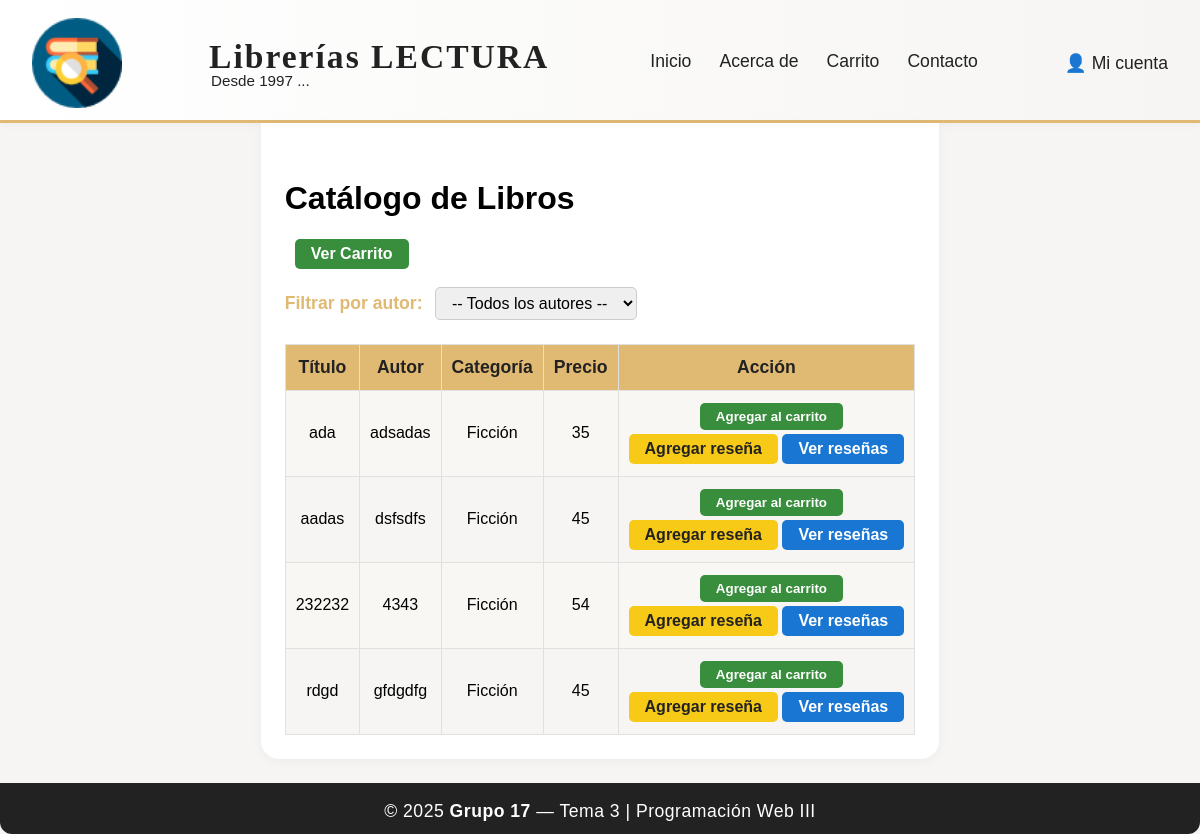
The page /catalogo/ on the database as committed earlier.
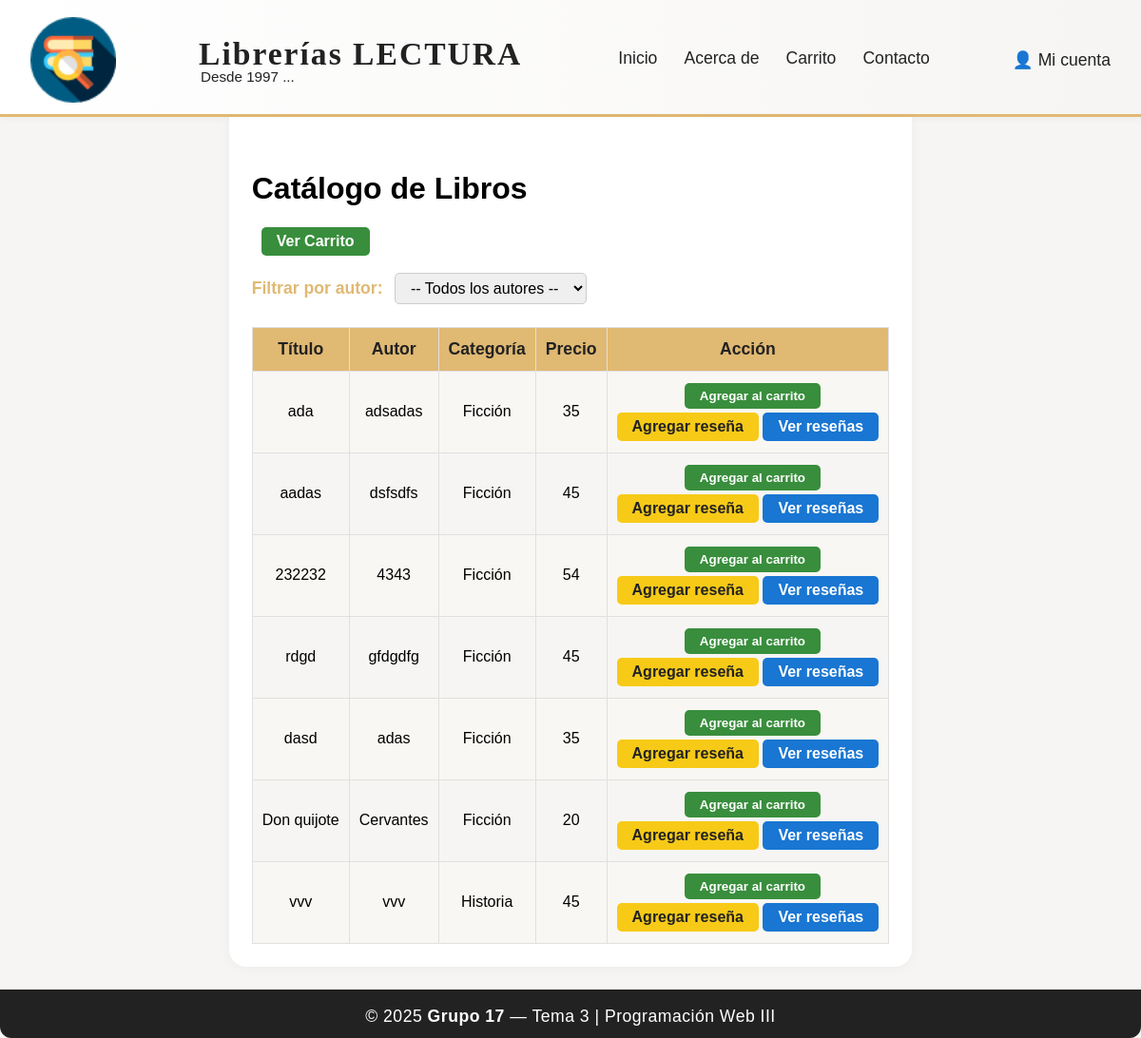
The same page on the database as committed later.
### app/models.py (models this page shows, shortened)
class Libro(models.Model):
    titulo = models.CharField(max_length=200)
    autor = models.CharField(max_length=100)
    categoria = models.CharField(max_length=100, blank=True, null=True)
    precio = models.IntegerField(default=0)
    fecha_publicacion = models.DateField(null=True, blank=True)

### app/views.py (the view)
# urls.py: path('catalogo/', views.catalogo_libros, name='catalogo_libros'),
def catalogo_libros(request):
    autor_filtrado = request.GET.get('autor')
    if autor_filtrado:
        libros = Libro.objects.filter(autor=autor_filtrado)
    else:
        libros = Libro.objects.all()
    autores = Libro.objects.values_list('autor', flat=True).distinct()
    return render(request, 'catalogo_libros.html', {
        'libros': libros,
        'autores': autores
    })

### app/templates/catalogo_libros.html (shortened to what this page needs)
{% load static %}
<!DOCTYPE html>
<html lang="es">
<head>
    <link rel="stylesheet" href="{% static 'estilos.css' %}">
</head>
<body>
    <div class="layout-flex">
        <header class="main-header">
            <div class="header-content">
                <img src="{% static 'img/libreriaicon.png' %}" alt="Logo" class="logo-header">
                <div class="header-title">
                    <span class="logo-text">Librerías <strong>LECTURA</strong></span>
                    <span class="logo-sub">Desde 1997 ...</span>
                </div>
                <nav class="main-nav">
                    <a href="{% url 'inicio' %}">Inicio</a>
                    <a href="#">Acerca de</a>
                    <a href="{% url 'ver_carrito' %}">Carrito</a>
                    <a href="#">Contacto</a>
                </nav>
                <div class="user-menu">
                    <span>👤 Mi cuenta</span>
                </div>
            </div>
        </header>
        <main class="main-content">
            <h1>Catálogo de Libros</h1>
            <div class="catalogo-bar">
                <a href="{% url 'ver_carrito' %}" class="btn-success">Ver Carrito</a>
            </div>
            <form method="get" action="" class="filtro-autor">
                <label for="autor">Filtrar por autor:</label>
                <select name="autor" id="autor" onchange="this.form.submit()">
                    <option value="">-- Todos los autores --</option>
                </select>
            </form>
            <table class="tabla-catalogo">
                <tr>
                    <th>Título</th>
                    <th>Autor</th>
                    <th>Categoría</th>
                    <th>Precio</th>
                    <th>Acción</th>
                </tr>
                {% for libro in libros %}
                <tr>
                    <td>{{ libro.titulo }}</td>
                    <td>{{ libro.autor }}</td>
                    <td>{{ libro.categoria }}</td>
                    <td>{{ libro.precio }}</td>
                    <td>
                        <form method="post" action="{% url 'agregar_al_carrito' libro.pk %}">
                            <button type="submit" class="btn-success">Agregar al carrito</button>
                        </form>
                        <a href="{% url 'agregar_resena' libro.pk %}" class="btn-warning">Agregar reseña</a>
                        <a href="{% url 'ver_resenas' libro.pk %}" class="btn-info">Ver reseñas</a>
                    </td>
                </tr>
                {% empty %}
                <tr><td colspan="5">No hay libros en el catálogo.</td></tr>
                {% endfor %}
            </table>
        </main>
        <footer class="main-footer">
            <span>&copy; 2025 <strong>Grupo 17</strong> — Tema 3 | Programación Web III</span>
        </footer>
    </div>
</body>
</html>

### app/static/estilos.css (style rules this page uses)
body { margin: 0; padding: 0; min-height: 100vh; font-family: Arial, sans-serif; background: #fff; }
.layout-flex { min-height: 100vh; display: flex; flex-direction: column; background: #f6f5f3; }
.main-header { background: linear-gradient(90deg, #fff 0%, #f6f5f3 100%); border-bottom: 3px solid #e0b973; box-shadow: 0 2px 8px rgba(0,0,0,0.04); }
.header-content { display: flex; align-items: center; justify-content: space-between; max-width: 1200px; margin: 0 auto; padding: 18px 32px 12px 32px; }
.logo-header { width: 90px; height: auto; margin-right: 18px; }
.header-title { display: flex; flex-direction: column; margin-right: 32px; }
.logo-text { font-size: 2.1em; font-family: 'Georgia', serif; font-weight: bold; color: #222; letter-spacing: 2px; }
.logo-sub { font-size: 0.95em; color: #222; margin-top: -4px; margin-left: 2px; }
.main-nav { display: flex; gap: 28px; }
.main-nav a { color: #222; font-weight: 500; text-decoration: none; font-size: 1.1em; transition: color 0.2s, border-bottom 0.2s; border-bottom: 2px solid transparent; padding-bottom: 2px; }
.user-menu { color: #222; font-size: 1.1em; font-weight: 500; margin-left: 18px; }
.main-content { flex: 1; max-width: 1100px; margin: 0 auto; padding: 36px 24px 24px 24px; background: #fff; border-radius: 0 0 18px 18px; box-shadow: 0 2px 12px rgba(0,0,0,0.04); }
.catalogo-bar { display: flex; gap: 16px; margin-bottom: 18px; }
.filtro-autor { margin-bottom: 24px; }
.filtro-autor label { font-size: 1.1em; color: #e0b973; font-weight: bold; margin-right: 8px; }
.filtro-autor select { padding: 6px 12px; border-radius: 5px; border: 1px solid #ccc; font-size: 1em; }
.tabla-catalogo { width: 100%; border-collapse: collapse; margin-top: 18px; background: #f6f5f3; }
.tabla-catalogo th, .tabla-catalogo td { border: 1px solid #e0e0e0; padding: 12px 10px; text-align: center; }
.tabla-catalogo th { background: #e0b973; color: #222; font-size: 1.1em; }
.tabla-catalogo tr:nth-child(even) { background: #f9f7f3; }
.btn-success { background: #388e3c; color: #fff; border-radius: 5px; padding: 6px 16px; text-decoration: none; font-weight: bold; border: none; margin-left: 10px; transition: background 0.2s; }
.btn-warning { background: #f7ca18; color: #222; border-radius: 5px; padding: 6px 16px; text-decoration: none; font-weight: bold; border: none; margin-top: 4px; display: inline-block; transition: background 0.2s; }
.btn-info { background: #1976d2; color: #fff; border-radius: 5px; padding: 6px 16px; text-decoration: none; font-weight: bold; border: none; margin-top: 4px; display: inline-block; transition: background 0.2s; }
.main-footer { background: #222; color: #fff; text-align: center; padding: 18px 0 12px 0; font-size: 1.1em; letter-spacing: 0.5px; border-radius: 0 0 12px 12px; margin-top: 24px; }

Rows that differ between the two databases and show on the page:
added Libro: titulo "dasd", autor "adas", categoria "Ficción", precio "35"
added Libro: titulo "Don quijote", autor "Cervantes", categoria "Ficción", precio "20"
added Libro: titulo "vvv", autor "vvv", categoria "Historia", precio "45"
